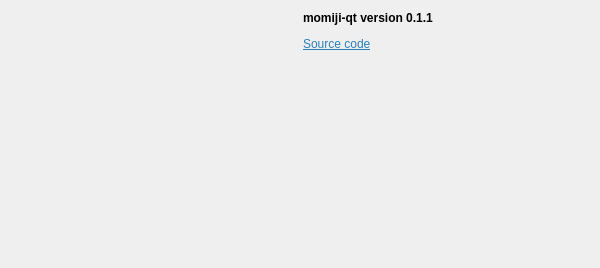
<?xml version="1.0" encoding="UTF-8"?>
<ui version="4.0">
 <class>AboutDialog</class>
 <widget class="QDialog" name="AboutDialog">
  <property name="geometry">
   <rect>
    <x>0</x>
    <y>0</y>
    <width>600</width>
    <height>268</height>
   </rect>
  </property>
  <property name="sizePolicy">
   <sizepolicy hsizetype="Fixed" vsizetype="Fixed">
    <horstretch>0</horstretch>
    <verstretch>0</verstretch>
   </sizepolicy>
  </property>
  <property name="minimumSize">
   <size>
    <width>600</width>
    <height>268</height>
   </size>
  </property>
  <property name="maximumSize">
   <size>
    <width>600</width>
    <height>268</height>
   </size>
  </property>
  <property name="windowTitle">
   <string>momiji-qt (About)</string>
  </property>
  <layout class="QHBoxLayout" name="horizontalLayout" stretch="1,1">
   <item>
    <widget class="QLabel" name="logo">
     <property name="text">
      <string/>
     </property>
     <property name="textFormat">
      <enum>Qt::PlainText</enum>
     </property>
     <property name="pixmap">
      <pixmap>../res/icons/program.ico</pixmap>
     </property>
     <property name="scaledContents">
      <bool>false</bool>
     </property>
    </widget>
   </item>
   <item>
    <widget class="QLabel" name="info">
     <property name="text">
      <string>&lt;html&gt;&lt;head/&gt;&lt;body&gt;&lt;p&gt;&lt;span style=&quot; font-weight:600;&quot;&gt;momiji-qt version 0.1.1&lt;/span&gt;&lt;/p&gt;&lt;p&gt;&lt;a href=&quot;https://github.com/andry-dev/momiji&quot;&gt;&lt;span style=&quot; text-decoration: underline; color:#2980b9;&quot;&gt;Source code&lt;/span&gt;&lt;/a&gt;&lt;/p&gt;&lt;/body&gt;&lt;/html&gt;</string>
     </property>
     <property name="alignment">
      <set>Qt::AlignLeading|Qt::AlignLeft|Qt::AlignTop</set>
     </property>
    </widget>
   </item>
  </layout>
 </widget>
 <resources/>
 <connections/>
</ui>
